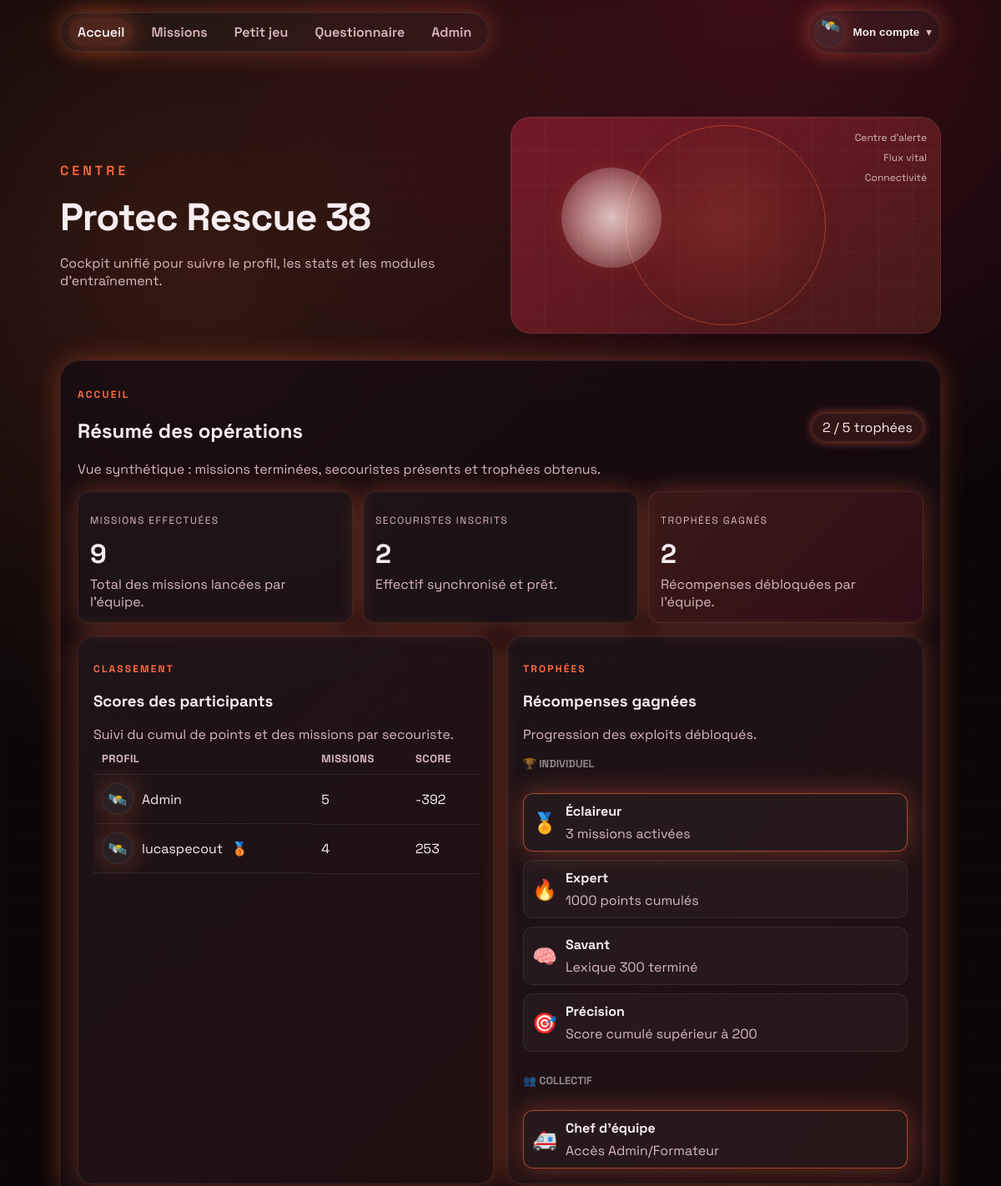
Page / (signed in, upper part) on the earlier database version.
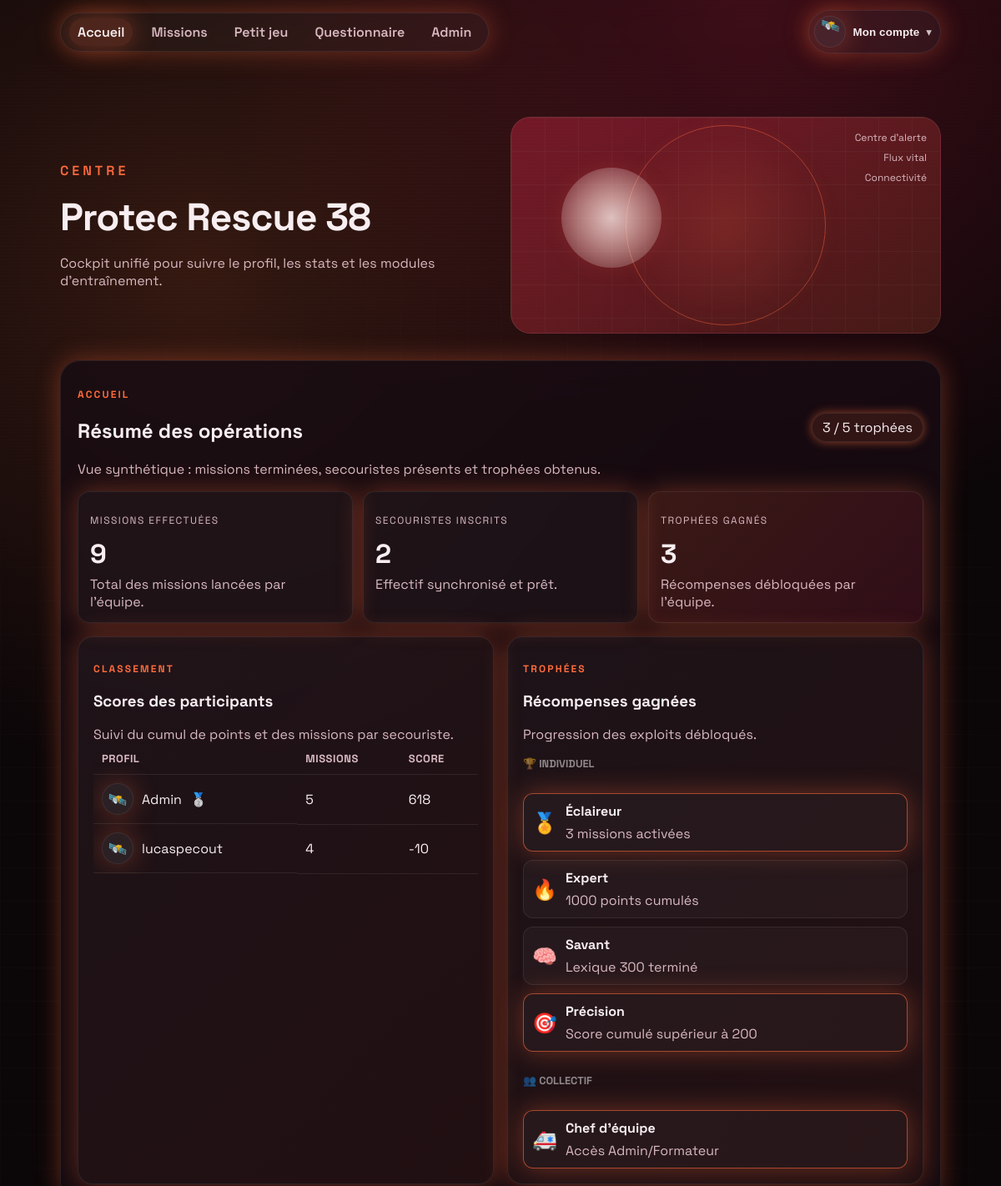
Same page on the later database version.
### app.py (models this page shows, shortened)
class User(db.Model):
    id = db.Column(db.Integer, primary_key=True)
    username = db.Column(db.String(80), nullable=False)
    email = db.Column(db.String(120), unique=True, nullable=False)
    password_hash = db.Column(db.String(255), nullable=False)
    role = db.Column(db.String(20), nullable=False, default="participant")
    avatar = db.Column(db.String(40), default="alpha")
    bonus_points = db.Column(db.Integer, default=0)
    created_at = db.Column(db.DateTime, default=datetime.utcnow)
    progress = db.relationship("Progress", back_populates="user", cascade="all, delete")

### app.py (the view)
    @app.route("/")
    def home():
        return render_shell("home")

### app.py (called while the page is built, shortened)
def serialize_progress(progress: Progress):
    status = progress.status
    if progress.score and progress.score > 0 and progress.level.category == 'mission':
        status = 'termine'
    return {
        "level": progress.level.slug,
        "status": status,
        "score": progress.score,
        "updated_at": progress.updated_at.isoformat() if progress.updated_at else None,
    }

def serialize_level(level: Level, progress=None):
    data = {
        "id": level.id,
        "slug": level.slug,
        "name": level.name,
        "description": level.description,
        "difficulty": level.difficulty,
        "icon": level.icon,
        "category": level.category,
        "is_locked": level.is_locked,
        "progress": progress,
    }
    return data

def current_user():
    user_id = session.get("user_id")
    if not user_id:
        return None
    return User.query.get(user_id)

def get_user_badges(points):
    badges = []
    if points >= 1000:
        badges.append({"icon": "🥇", "label": "Or", "threshold": 1000})
    elif points >= 500:
        badges.append({"icon": "🥈", "label": "Argent", "threshold": 500})
    elif points >= 200:
        badges.append({"icon": "🥉", "label": "Bronze", "threshold": 200})
    return badges

### templates/index.html (shortened to what this page needs)
<!doctype html>
<html lang="fr">
<head>
  <link rel="stylesheet" href="{{ url_for('static', filename='css/styles.css') }}">
</head>
<body>
  {% set page = current_page or 'home' %}
  <div id="app-shell" class="app-shell hidden">
    <div class="grid-bg" aria-hidden="true"></div>
    <div class="scanline" aria-hidden="true"></div>
    <div class="topbar">
      <nav class="topbar__nav" id="topbar-nav" aria-label="Navigation principale">
        <a class="topbar__link {{ 'topbar__link--active' if page == 'home' else '' }}"
          href="{{ url_for('home') }}">Accueil</a>
        <a class="topbar__link {{ 'topbar__link--active' if page == 'missions' else '' }}"
          href="{{ url_for('missions_page') }}">Missions</a>
        <a class="topbar__link {{ 'topbar__link--active' if page == 'mini-game' else '' }}"
          href="{{ url_for('mini_game_page') }}">Petit jeu</a>
        <a class="topbar__link {{ 'topbar__link--active' if page == 'questionnaire' else '' }}"
          href="{{ url_for('questionnaire_page') }}">Questionnaire</a>
        {% if user.role == 'admin' %}
        <a class="topbar__link {{ 'topbar__link--active' if page == 'admin' else '' }}"
          href="{{ url_for('admin_page') }}">Admin</a>
        {% endif %}
      </nav>
      <div class="profile-menu" id="profile-menu-root">
        <button class="profile-btn" id="profile-btn" aria-haspopup="true" aria-expanded="false">
          <span class="avatar" id="profile-avatar" data-avatar="{{ user.avatar if user else 'alpha' }}">{{
            avatar_emojis.get(user.avatar if user else 'alpha', '🛰️') }}</span>
          <span class="profile-btn__label">Mon compte</span>
          <span class="profile-btn__chevron" aria-hidden="true">▾</span>
        </button>
      </div>
    </div>
    {% if page != 'mini-game' %}
    <header class="hero" id="accueil">
      <div class="hero__content">
        {% if page == 'missions' %}
        <p class="hero__eyebrow">Hangar</p>
        <h1>Tableau des missions</h1>
        <p class="hero__tagline">Accède au hangar, choisis un objectif et suis ta progression.</p>
        {% elif page == 'questionnaire' %}
        <p class="hero__eyebrow">Retour</p>
        <h1>Zone questionnaire</h1>
        <p class="hero__tagline">Ouvre le formulaire et collecte les retours de mission.</p>
        {% elif page == 'admin' %}
        <p class="hero__eyebrow">Administration</p>
        <h1>Console Protec</h1>
        <p class="hero__tagline">Gestion des rôles, création de formateurs et contrôle des accès.</p>
        {% else %}
        <p class="hero__eyebrow">Centre</p>
        <h1>Protec Rescue 38</h1>
        <p class="hero__tagline">Cockpit unifié pour suivre le profil, les stats et les modules d'entraînement.</p>
        {% endif %}
      </div>
      <div class="hero__hologram">
        <div class="holo holo--ring"></div>
        <div class="holo holo--orb"></div>
        <div class="holo holo--grid"></div>
        <div class="holo__labels">
          <span>Centre d'alerte</span>
          <span>Flux vital</span>
          <span>Connectivité</span>
        </div>
      </div>
    </header>
    {% else %}
    <div style="height: 32px;"></div>
    {% endif %}
    <main class="shell">
      {% if page == 'home' %}
      <section class="panel" aria-label="Tableau de bord opérations">
        <div class="panel__header">
          <div>
            <p class="eyebrow">Accueil</p>
            <h2>Résumé des opérations</h2>
            <p class="muted">Vue synthétique : missions terminées, secouristes présents et trophées obtenus.</p>
          </div>
          <span class="chip chip--pulse">{{ dashboard_stats.trophies_unlocked }} / {{ dashboard_stats.trophies|length }}
            trophées</span>
        </div>
        <div class="stat-grid">
          <div class="stat-card">
            <p class="label">Missions effectuées</p>
            <p class="stat-card__value">{{ dashboard_stats.missions_completed }}</p>
            <p class="muted">Total des missions lancées par l'équipe.</p>
          </div>
          <div class="stat-card">
            <p class="label">Secouristes inscrits</p>
            <p class="stat-card__value">{{ dashboard_stats.total_rescuers }}</p>
            <p class="muted">Effectif synchronisé et prêt.</p>
          </div>
          <div class="stat-card stat-card--accent">
            <p class="label">Trophées gagnés</p>
            <p class="stat-card__value">{{ dashboard_stats.trophies_unlocked }}</p>
            <p class="muted">Récompenses débloquées par l'équipe.</p>
          </div>
        </div>
        <div class="dual-grid">
          <div class="card card--glass">
            <div class="panel__header">
              <div>
                <p class="eyebrow">Classement</p>
                <h3>Scores des participants</h3>
                <p class="muted">Suivi du cumul de points et des missions par secouriste.</p>
              </div>
            </div>
            <div class="table-wrapper">
              <table class="scoreboard">
                <thead>
                  <tr>
                    <th>Profil</th>
                    <th>Missions</th>
                    <th>Score</th>
                  </tr>
                </thead>
                <tbody>
                  {% for entry in dashboard_stats.leaderboard %}
                  <tr>
                    <td class="scoreboard__user">
                      <span class="avatar" data-avatar="{{ entry.avatar }}">{{ avatar_emojis.get(entry.avatar, '🛰️')
                        }}</span>
                      <span>{{ entry.username }}</span>
                      {% for badge in entry.badges %}
                      <span class="badge" title="{{ badge.label }}">{{ badge.icon }}</span>
                      {% endfor %}
                    </td>
                    <td>{{ entry.missions }}</td>
                    <td>{{ entry.score }}</td>
                  </tr>
                  {% else %}
                  <tr>
                    <td colspan="3" class="muted">Aucun participant enregistré pour le moment.</td>
                  </tr>
                  {% endfor %}
                </tbody>
              </table>
            </div>
          </div>
          <div class="card card--glass">
            <div class="panel__header">
              <div>
                <p class="eyebrow">Trophées</p>
                <h3>Récompenses gagnées</h3>
                <p class="muted">Progression des exploits débloqués.</p>
              </div>
            </div>
            <div class="trophy-grid">
              <h4
                style="grid-column: 1/-1; margin-top: 1rem; color: rgba(255,255,255,0.5); font-size: 0.8rem; text-transform: uppercase;">
                🏆 Individuel</h4>
              {% for trophy in dashboard_stats.trophies if trophy.category == 'Individuel' %}
              <div class="trophy {{ 'trophy--active' if trophy.earned else '' }}">
                <div class="trophy__icon">{{ trophy.icon }}</div>
                <div>
                  <p class="trophy__title">{{ trophy.title }}</p>
                  <p class="muted">{{ trophy.description }}</p>
                </div>
              </div>
              {% endfor %}
              <h4
                style="grid-column: 1/-1; margin-top: 1rem; color: rgba(255,255,255,0.5); font-size: 0.8rem; text-transform: uppercase;">
                👥 Collectif</h4>
              {% for trophy in dashboard_stats.trophies if trophy.category == 'Collectif' %}
              <div class="trophy {{ 'trophy--active' if trophy.earned else '' }}">
                <div class="trophy__icon">{{ trophy.icon }}</div>
                <div>
                  <p class="trophy__title">{{ trophy.title }}</p>
                  <p class="muted">{{ trophy.description }}</p>
                </div>
              </div>
              {% endfor %}
            </div>
          </div>
        </div>
      </section>
      {% endif %}
    </main>
  </div>
</body>
</html>

Differences in the rows shown:
changed User "Admin": score "-392" → "618"
changed User "lucaspecout": score "253" → "-10"
Other differences:
{{ dashboard_stats.trophies_unlocked }}: "2" → "3"
